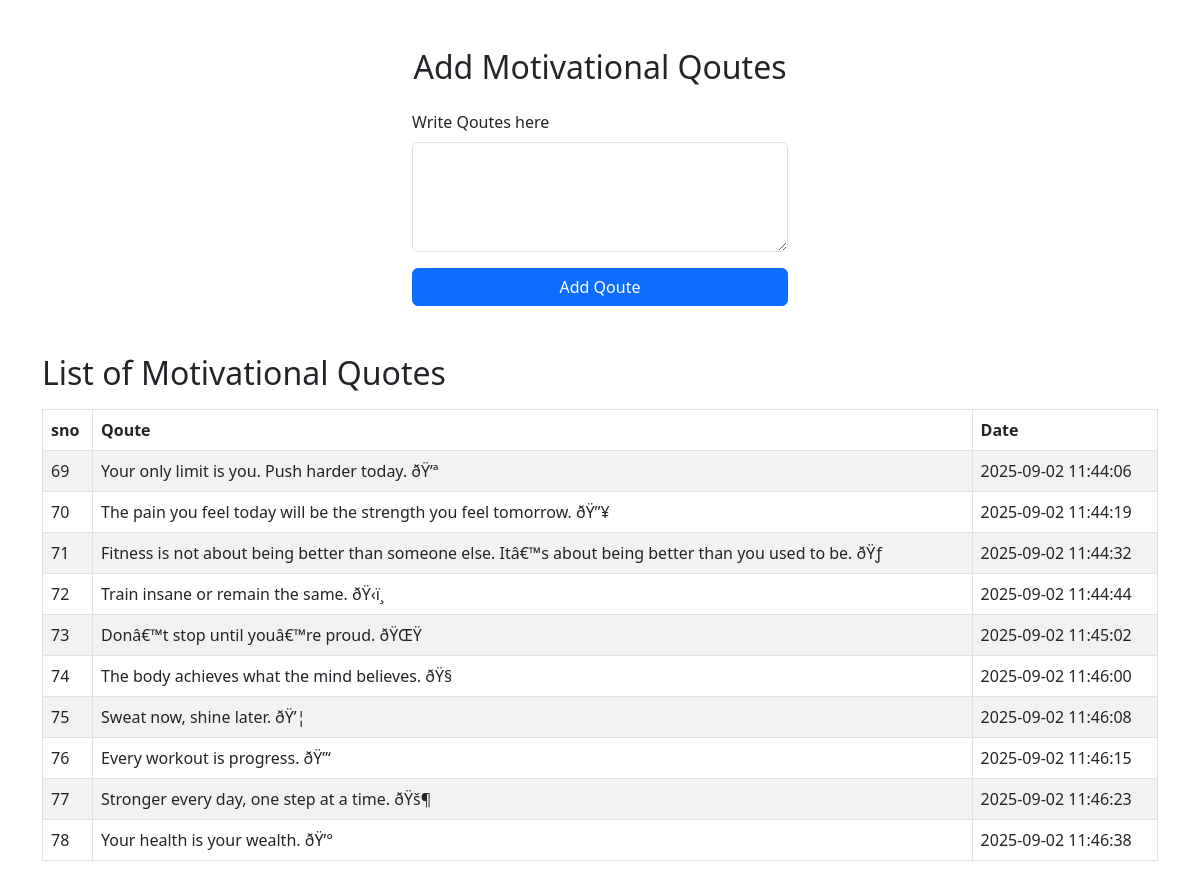
Page /health-blog/admin/motivation-qoutes.php on the committed database.
### tables this page shows
CREATE TABLE `motivational_quotes` (
  `sno` int(11) NOT NULL AUTO_INCREMENT,
  `quote` varchar(255) NOT NULL,
  `entry_date` timestamp NOT NULL DEFAULT CURRENT_TIMESTAMP,
  PRIMARY KEY (`sno`)
);

### health-blog/admin/motivation-qoutes.php (the view, shortened to what this page needs)
<?php
include '../includes/db.php';
?>
<!DOCTYPE html>
<html lang="en">
<head>
  <link href="https://cdn.jsdelivr.net/npm/bootstrap@5.3.0/dist/css/bootstrap.min.css" rel="stylesheet">
</head>
<body>
<div class="container mt-5" style="max-width: 400px;">
    <h2 class="mb-4 text-center">Add Motivational Qoutes</h2>
    <form method="POST">
        <div class="mb-3">
            <label for="username" class="form-label">Write Qoutes here </label>
<textarea name="username" id="username" class="form-control" rows="4" required></textarea>
</div>
                <button type="submit" class="btn btn-primary w-100">Add Qoute</button>
    </form>
</div>
<div class="container mt-5">
    <h2>List of Motivational Quotes</h2>
    <table class="table table-bordered table-striped mt-3">
        <thead>
            <tr>
                <th>sno</th>
                <th>Qoute</th>
                <th>Date</th>
            </tr>
        </thead>
        <tbody>
            <?php
$qoutes="select * from motivational_quotes order by sno";
$result=mysqli_query($conn,$qoutes);
 while ($row = mysqli_fetch_assoc($result)) : ?>
                <tr>
                    <td><?php echo $row['sno']; ?></td>
                    <td><?php echo htmlspecialchars($row['quote']); ?></td>
                    <td><?php echo htmlspecialchars($row['entry_date']); ?></td>
                </tr>
            <?php endwhile; ?>
        </tbody>
    </table>
</div>
</body>
</html>

### rows in the picture
motivational_quotes: sno "69", quote "Your only limit is you. Push harder today. ðŸ’ª", entry_date "2025-09-02 11:44:06"
motivational_quotes: sno "70", quote "The pain you feel today will be the strength you feel tomorrow. ðŸ”¥", entry_date "2025-09-02 11:44:19"
motivational_quotes: sno "71", quote "Fitness is not about being better than someone else. Itâ€™s about being better than you used to be. ðŸƒ", entry_date "2025-09-02 11:44:32"
motivational_quotes: sno "72", quote "Train insane or remain the same. ðŸ‹ï¸", entry_date "2025-09-02 11:44:44"
motivational_quotes: sno "73", quote "Donâ€™t stop until youâ€™re proud. ðŸŒŸ", entry_date "2025-09-02 11:45:02"
motivational_quotes: sno "74", quote "The body achieves what the mind believes. ðŸ§", entry_date "2025-09-02 11:46:00"
motivational_quotes: sno "75", quote "Sweat now, shine later. ðŸ’¦", entry_date "2025-09-02 11:46:08"
motivational_quotes: sno "76", quote "Every workout is progress. ðŸ”‘", entry_date "2025-09-02 11:46:15"
motivational_quotes: sno "77", quote "Stronger every day, one step at a time. ðŸš¶", entry_date "2025-09-02 11:46:23"
motivational_quotes: sno "78", quote "Your health is your wealth. ðŸ’°", entry_date "2025-09-02 11:46:38"
